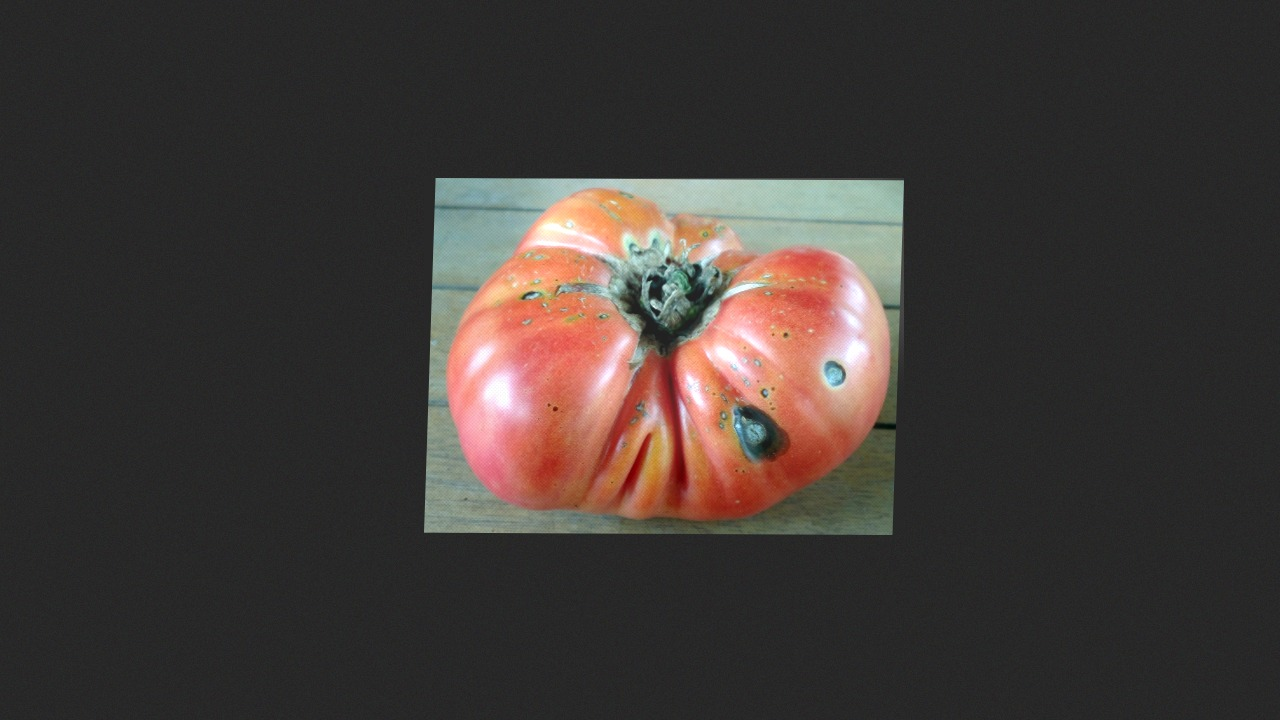
#> input picture data/camera_screen_test/cam_screen_Alternaria_solani_2.jpg, 1280 x 720 px
$ python -i generate_camera_screen_dataset.py   (imports and definitions only)
#> lines starting #> are read from the running program, lines starting #| are printed output that depends on the picture; after the words box and inside, x2 and y2 are one past the last pixel; in counts of white or black regions, pixels touching at a corner belong together
#> further down, picture is the input picture: shape (720, 1280, 3); mean B, G, R 54.3, 57.3, 64.1
import csv
import cv2
import numpy as np
from pathlib import Path

def simulate_camera_photographing_screen(img_bgr, seed=42):
    """
    Simulates optical physics when a phone camera photographs a disease image
    displayed on a laptop/tablet screen or printed paper:
    1. Surrounding laptop bezel / desk context (16:9 aspect ratio)
    2. Screen glare / specular reflection
    3. LCD RGB subpixel / moire pattern
    4. Slight perspective tilt
    5. Exposure & white-balance shift
    6. Slight sensor defocus blur
    """
#> called with seed = 42
    rng = np.random.default_rng(seed)
    h_leaf, w_leaf = img_bgr.shape[:2]
#> h_leaf = 720; w_leaf = 1280

    # 1. 16:9 Canvas (1280x720 phone camera frame)
    frame_w, frame_h = 1280, 720
    # Background: dark laptop screen bezel + desk ambient
    bg_val = rng.integers(25, 45)
    frame = np.full((frame_h, frame_w, 3), bg_val, dtype=np.uint8)
    # Add subtle desk texture
    noise_bg = rng.integers(-5, 5, frame.shape, dtype=np.int16)
    frame = np.clip(frame.astype(np.int16) + noise_bg, 0, 255).astype(np.uint8)

    # 2. Scale leaf to occupy ~45-65% of screen height
    scale = rng.uniform(0.55, 0.75) * (frame_h / max(h_leaf, w_leaf))
#> scale = 0.417
    new_w = int(w_leaf * scale)
#> new_w = 533
    new_h = int(h_leaf * scale)
#> new_h = 300
    leaf_resized = cv2.resize(img_bgr, (new_w, new_h), interpolation=cv2.INTER_LINEAR)

    # 3. Perspective Tilt (simulating phone angle to screen)
    src_pts = np.float32([[0, 0], [new_w, 0], [new_w, new_h], [0, new_h]])
#> src_pts = [[0, 0], [533, 0], [533, 300], [0, 300]]
    tilt_dx = rng.uniform(-15, 15)
    tilt_dy = rng.uniform(-10, 10)
    dst_pts = np.float32([
        [max(0, tilt_dx), max(0, tilt_dy)],
        [new_w - max(0, -tilt_dx), max(0, -tilt_dy)],
        [new_w - max(0, tilt_dx), new_h - max(0, tilt_dy)],
        [max(0, -tilt_dx), new_h - max(0, -tilt_dy)]
    ])
    matrix = cv2.getPerspectiveTransform(src_pts, dst_pts)
    leaf_tilted = cv2.warpPerspective(leaf_resized, matrix, (new_w, new_h), borderValue=(int(bg_val), int(bg_val), int(bg_val)))

    # 4. LCD Moiré Grid Simulation (subtle horizontal & vertical scanlines)
    y_coords, x_coords = np.indices((new_h, new_w))
    moire = 1.0 + 0.04 * np.sin(x_coords * 1.8) * np.sin(y_coords * 1.8)
    leaf_moire = np.clip(leaf_tilted.astype(np.float32) * moire[:, :, np.newaxis], 0, 255).astype(np.uint8)

    # 5. Screen Glare / Reflection Hotspot
    glare = np.zeros((new_h, new_w), dtype=np.float32)
    center_x = rng.integers(int(new_w * 0.3), int(new_w * 0.7))
#> center_x = 345
    center_y = rng.integers(int(new_h * 0.2), int(new_h * 0.6))
#> center_y = 104
    cv2.circle(glare, (center_x, center_y), int(new_w * 0.4), 1.0, -1)
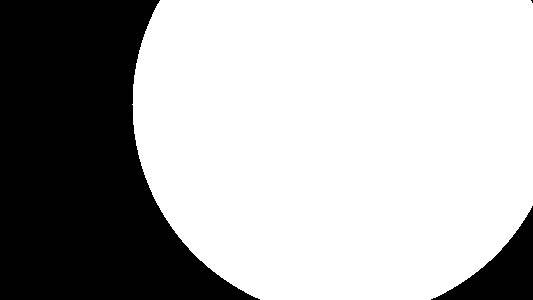
#> glare: shape (300, 533) float32; values 0 (black) and 1 (white), 67.8% white; 3 black regions (1 under 20 px), largest, box (x1, y1, x2, y2) and area: (0, 0, 260, 300) 47691, (431, 206, 533, 300) 3761
    glare = cv2.GaussianBlur(glare, (99, 99), 0)
    glare_intensity = rng.uniform(20, 45)
    leaf_glare = np.clip(leaf_moire.astype(np.float32) + (glare[:, :, np.newaxis] * glare_intensity), 0, 255).astype(np.uint8)
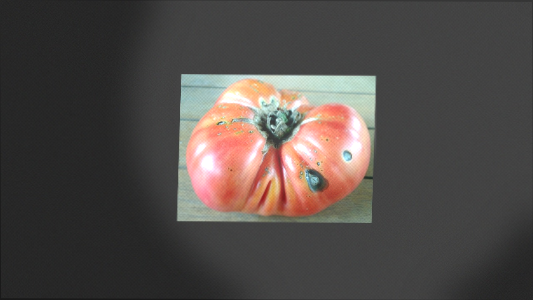
#> leaf_glare: shape (300, 533, 3); mean B, G, R 72.3, 75.3, 81.5

    # 6. Place on 16:9 canvas near center
    offset_x = (frame_w - new_w) // 2 + rng.integers(-30, 30)
    offset_y = (frame_h - new_h) // 2 + rng.integers(-20, 20)

    frame[offset_y:offset_y + new_h, offset_x:offset_x + new_w] = leaf_glare
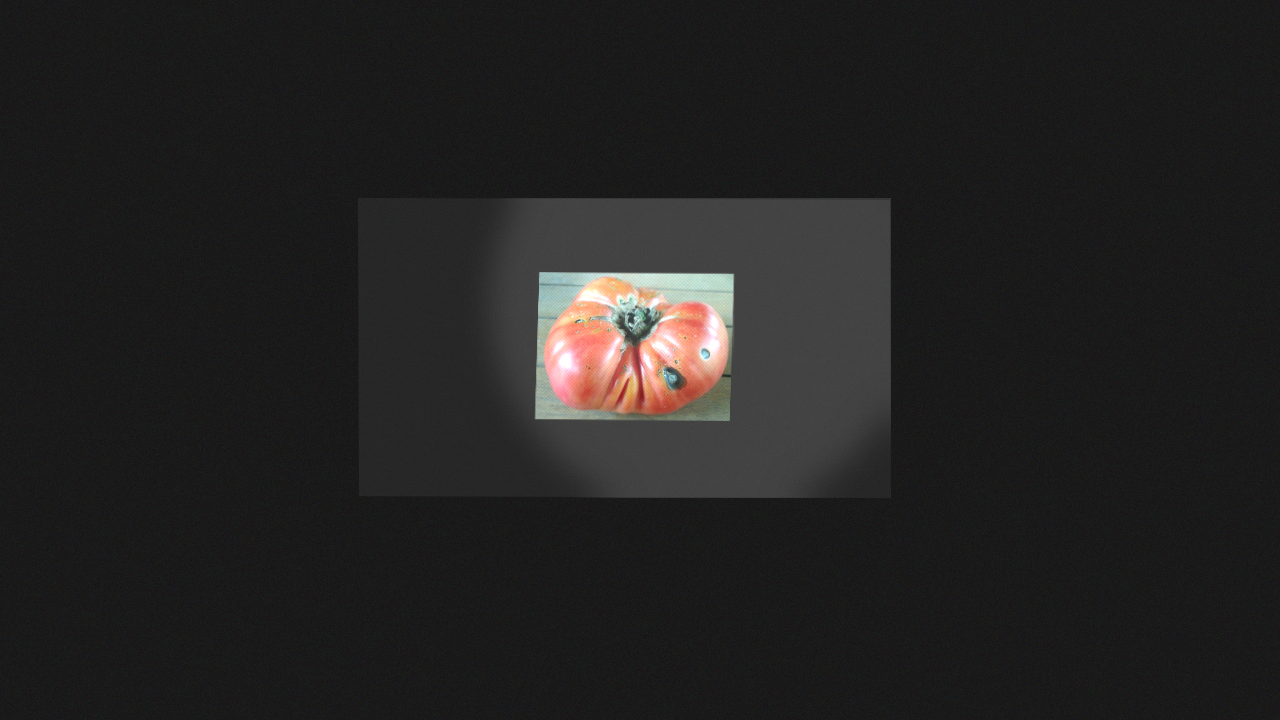
#> frame: shape (720, 1280, 3); mean B, G, R 33.6, 34.1, 35.2

    # 7. Slight Sensor Defocus / Camera blur
    if rng.random() > 0.4:
        frame = cv2.GaussianBlur(frame, (3, 3), 0.5)

    return frame

# [48 lines left out: function build_camera_test_set, not called in this run]

# [2 lines not run here, left out]

>>> import cv2
>>> picture = cv2.imread('../../data/camera_screen_test/cam_screen_Alternaria_solani_2.jpg')
>>> result = simulate_camera_photographing_screen(picture)

$ run again, on data/camera_screen_test/cam_screen_AppleCedarRust1.JPG
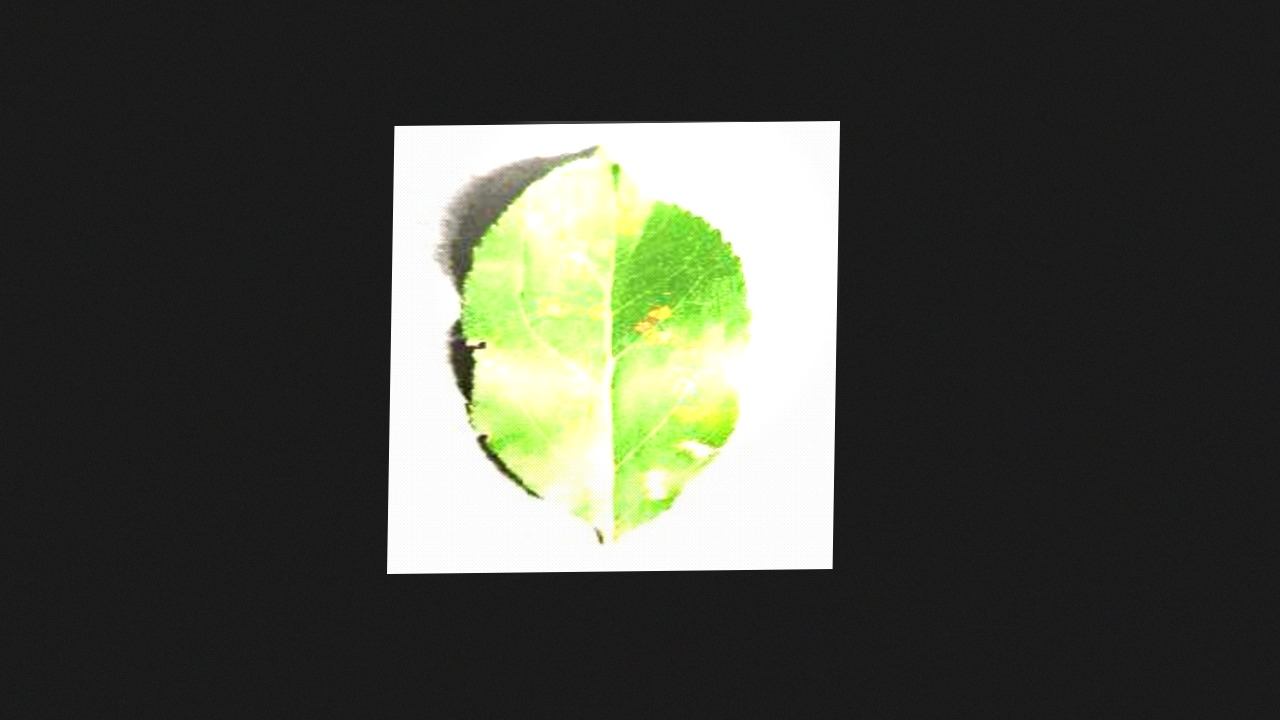
#> input picture data/camera_screen_test/cam_screen_AppleCedarRust1.JPG, 1280 x 720 px
#> picture is the input picture: shape (720, 1280, 3); mean B, G, R 65.1, 74, 71.4
#> glare: shape (300, 533) float32; values 0 (black) and 1 (white), 67.8% white; 3 black regions (1 under 20 px), largest, box (x1, y1, x2, y2) and area: (0, 0, 260, 300) 47691, (431, 206, 533, 300) 3761
#> in simulate_camera_photographing_screen, `leaf_glare = np.clip(leaf_moire.astype(np.float32) + (glare[:, :, np.n..`:
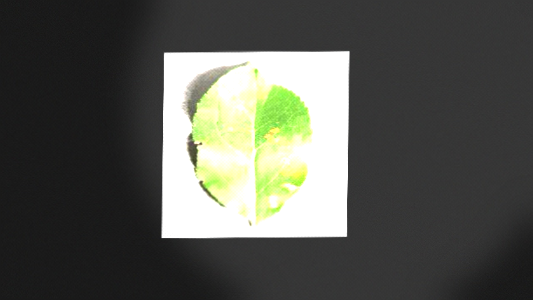
#> leaf_glare: shape (300, 533, 3); mean B, G, R 80.2, 87.2, 85.5
#> in simulate_camera_photographing_screen, `frame[offset_y:offset_y + new_h, offset_x:offset_x + new_w] = leaf_glare`:
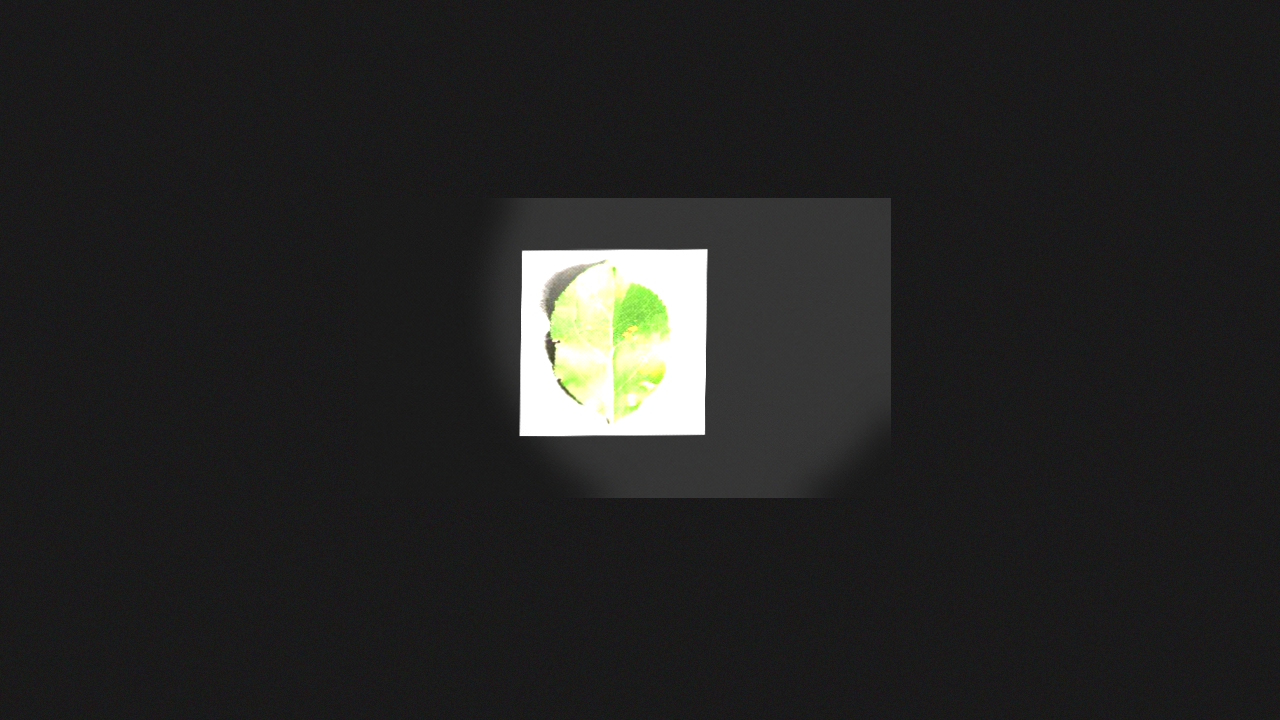
#> frame: shape (720, 1280, 3); mean B, G, R 35, 36.2, 35.9

$ run again, on data/camera_screen_test/cam_screen_AppleCedarRust2.JPG
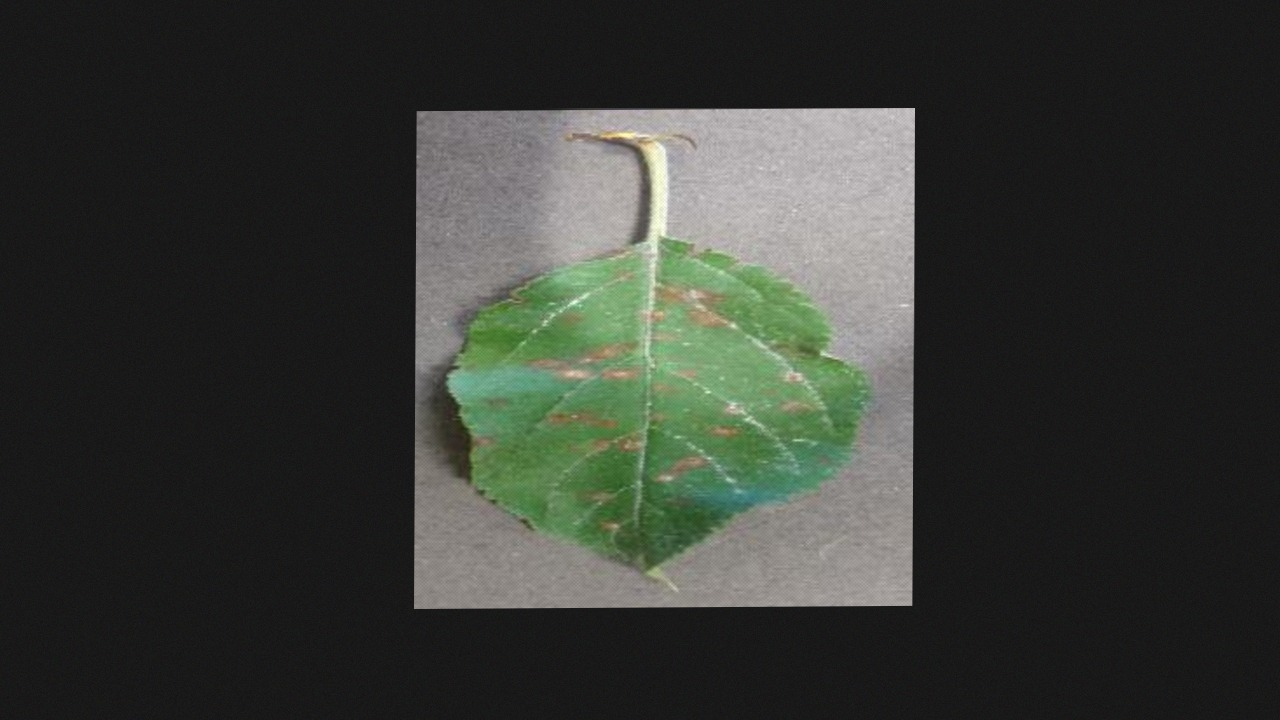
#> input picture data/camera_screen_test/cam_screen_AppleCedarRust2.JPG, 1280 x 720 px
#> picture is the input picture: shape (720, 1280, 3); mean B, G, R 51.9, 57.1, 54
#> glare: shape (300, 533) float32; values 0 (black) and 1 (white), 67.8% white; 3 black regions (1 under 20 px), largest, box (x1, y1, x2, y2) and area: (0, 0, 260, 300) 47691, (431, 206, 533, 300) 3761
#> in simulate_camera_photographing_screen, `leaf_glare = np.clip(leaf_moire.astype(np.float32) + (glare[:, :, np.n..`:
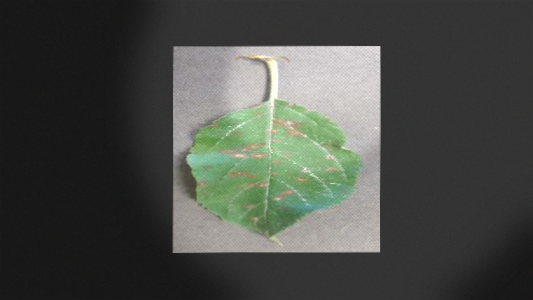
#> leaf_glare: shape (300, 533, 3); mean B, G, R 70, 75.2, 72
#> in simulate_camera_photographing_screen, `frame[offset_y:offset_y + new_h, offset_x:offset_x + new_w] = leaf_glare`:
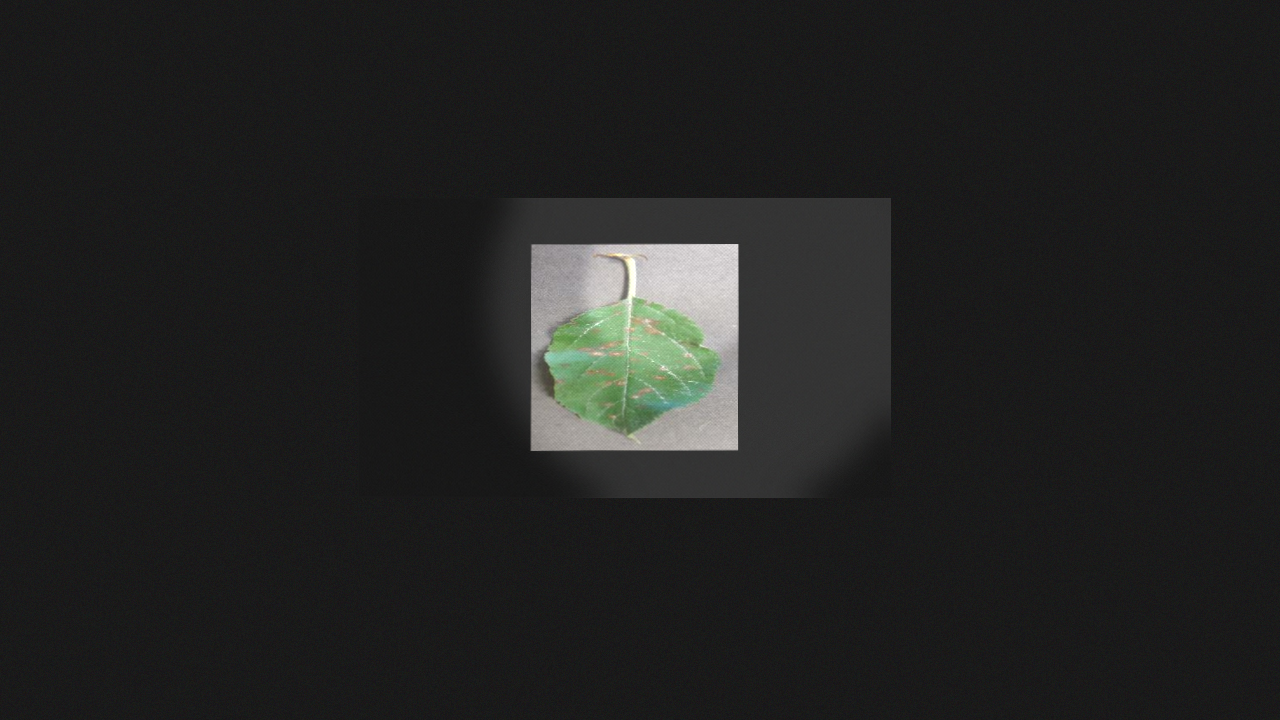
#> frame: shape (720, 1280, 3); mean B, G, R 33.2, 34.1, 33.6
